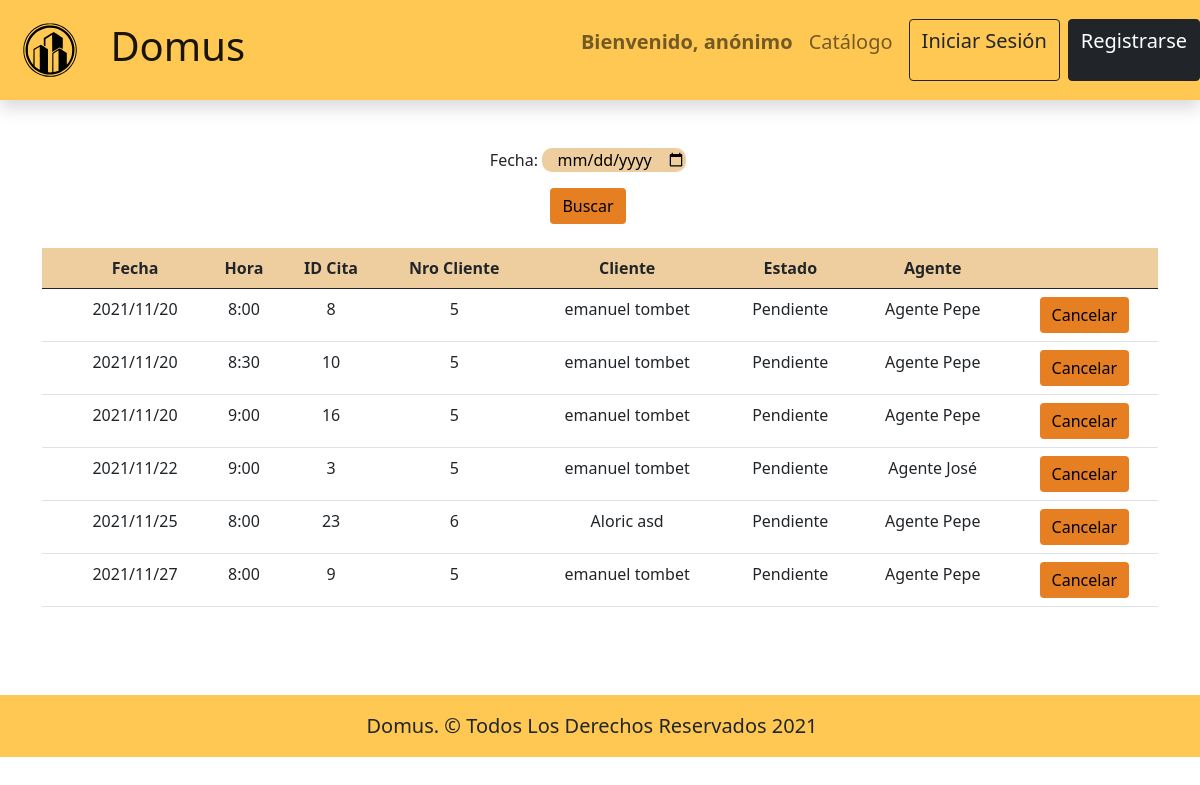
The page /Secretaria/turnos_dados on the database as committed earlier.
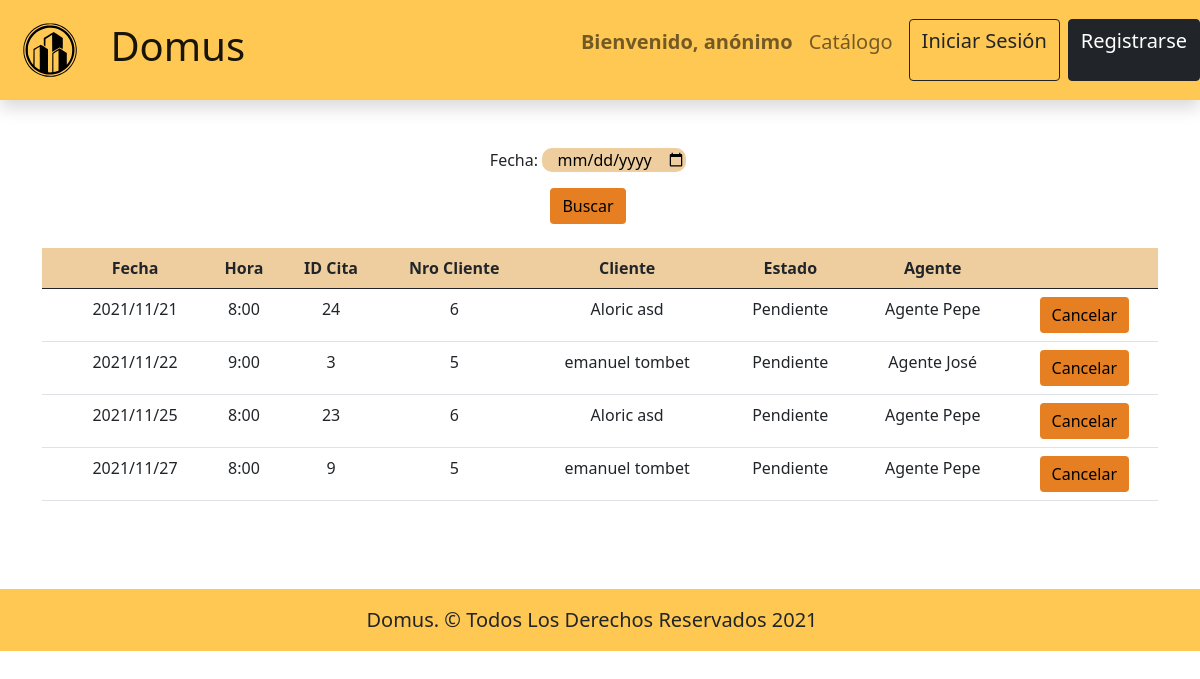
The same page on the database as committed later.
### aplicacion/models.py (models this page shows, shortened)
class Turno(models.Model):
    TURNOS_HORARIOS = (
        ("8:00", "8:00"),
        ("8:30", "8:30"),
        ("9:00", "9:00"),
        ("9:30", "9:30"),
        ("10:00", "10:00"),
        ("10:30", "10:30"),
        ("11:00", "11:00"),
        ("11:30", "11:30"),
    )
    agente = models.ForeignKey(Agente, on_delete=models.CASCADE, related_name="agente_turno")
    cliente = models.ForeignKey(Cliente, on_delete=models.CASCADE, related_name="cliente_turno")
    dia = models.CharField(max_length=255)
    hora = models.CharField(max_length=20, choices=TURNOS_HORARIOS)
    def getTurnosDados(fecha="all"):
        turnos_ordenados = Turno.objects.order_by('dia', 'hora')
        turnos_dados = []
        if fecha != "all":
            for turno in turnos_ordenados:
                if turno.dia.replace("/", "") == str(fecha).replace("-", ""):
                    turnos_dados.append(turno)
            return turnos_dados
        for turno in turnos_ordenados:
            turnos_dados.append(turno)
        return turnos_dados

class User(AbstractUser):
      class Tipos(models.TextChoices):
          ADMINISTRADOR = "ADMINISTRADOR", "Administrador"
          CLIENTE = "CLIENTE", 'Cliente'
          SECRETARIA = "SECRETARIA", 'Secretaria'
          CAJERA = "CAJERA", 'Cajera'
          EMP_MARKETING = "EMP_MARKETING", 'Empleado Marketing'
          JE_COMER = "JE_COMER", 'Jefe Comercialización'
          JE_ADM = "JE_ADM", 'Jefe Administración'
          GERENTE = "GERENTE", 'Gerente'
          AGENTE_INMOBILIARIO = "AGENTE_INMOBILIARIO", 'Agente Inmobiliario'
      tipo = models.CharField(_("Tipo"), max_length=50, choices=Tipos.choices, default=Tipos.CLIENTE)

### aplicacion/views.py (the view)
# urls.py: path("Secretaria/turnos_dados", TurnosDados, name="turnos_dados"),
def TurnosDados(request):
    context={}
    fecha_buscada = request.GET.get('fecha-buscar')
    if fecha_buscada:
        context.setdefault("turnos", Turno.getTurnosDados(fecha_buscada))
    else:
        context.setdefault("turnos", Turno.getTurnosDados())
    return render(request, 'Secretaria/turnosDados.html', context)

### templates/Secretaria/turnosDados.html (shortened to what this page needs)
{% load static %}
<!doctype html>
<html lang="en">
  <head>
   <link rel="stylesheet" href="https://use.fontawesome.com/releases/v5.6.1/css/all.css">
    <link href="https://cdn.jsdelivr.net/npm/bootstrap@5.0.2/dist/css/bootstrap.min.css" rel="stylesheet">
    <link href="https://cdn.jsdelivr.net/npm/bootstrap@5.0.2/dist/css/bootstrap.min.css" rel="stylesheet">
   <link rel="stylesheet" type="text/css" href="{% static 'css/headerYfooter/estilos.css' %}">
   <link rel="stylesheet" type="text/css" href="{% static 'css/General/Inputs/entradas.css' %}">
   <link rel="stylesheet" type="text/css" href="{% static 'css/Secretaria/Estilos.css' %}">
  </head>
  <body>
    {% include 'encabezado.html' %}
      <br><br>
    <div class="container">
      <div class="row">
        <form class="row" method="GET" action="">
          <div class="col text-center">
            <label for="Fecha">Fecha: </label>
            <input type="date" name="fecha-buscar" placeholder="" id="entrada">
            <div class="row mt-3">
              <div class="col text-center">
                <button class="btn"  id="botonE" type="submit">Buscar</button>
              </div>
            </div>
          </div>
        </form>
      </div>
      <div class="row mt-4">
        <div class="table-responsive">
          <table class="table">
            <thead id="tabla">
              <tr>
                <th scope="col"></th>
                <th scope="col">Fecha</th>
                <th scope="col">Hora</th>
                <th scope="col">ID Cita</th>
                <th scope="col">Nro Cliente</th>
                <th scope="col">Cliente</th>
                <th scope="col">Estado</th>
                <th scope="col">Agente</th>
                <th></th>
              </tr>
            </thead>
            <tbody>
              {% for turno in turnos %}
                <tr>
                  <th scope="row"></th>
                  <td>{{turno.dia}}</td>
                  <td>{{turno.hora}}</td>
                  <td>{{turno.id}}</td>
                  <td>{{turno.cliente.id}}</td>
                  <td>{{turno.cliente.first_name}} {{turno.cliente.last_name}}</td>
                  <td>Pendiente</td>
                  <td>{{turno.agente.first_name}}</td>
                  <td>
                      <a href="{% url 'cancelar_cita' turno.id %}" class="btn" id="botonE">Cancelar</a>
                  </td>
                </tr>
              {% endfor %}
            </tbody>
          </table>
        </div>
      </div>
    </div>
      <br><br><br>
      {% include 'pie_pagina.html' %}
    </body>
  </html>

### templates/encabezado.html (shortened to what this page needs)
<nav class="navbar navbar-expand-lg navbar-light sticky-top shadow" style="background-color: #ffc852;">
  <a class="navbar-brand fs-1" href="{% url 'Principal' %}">
    <img src="../static/img/logo.svg" alt="Logo Domus" width="100" height="100" class="d-inline-block align-text-center">
    Domus
  </a>
  <div class="collapse navbar-collapse" id="navbarTogglerDemo01">
  <div class="navbar-nav ms-auto text-center">
    {% if request.user.is_authenticated %}
      <p class="nav-link fs-5" href=""><b>Bienvenido, {{ user.username }}</b></p>
      <p class="nav-link fs-5" href=""><b>rol: {{ user.tipo }}</b></p>
    {% else %}
      <p class="nav-link fs-5" href="#"><b>Bienvenido, anónimo</b></p>
    {% endif %}
    <a class="nav-link fs-5" href="{% url 'internauta_Inmuebles' %}">Catálogo</a>
    {% if request.user.is_authenticated %}
    <a class="nav-link fs-5" aria-current="page" href="{% url 'logout' %}">Cerrar sesión</a>
  </div>
  <div class="d-flex flex-row justify-content-center">
    {% else %}
      <a href="{% url 'login' %}" class="btn btn-outline-dark me-2 ms-2 fs-5">Iniciar Sesión</a>
      <a href="{% url 'internauta_register' %}" class="btn btn-dark fs-5">Registrarse</a>
    {% endif %}
  </div>
  </div>
</nav>

### templates/pie_pagina.html (shortened to what this page needs)
   <footer class="w-100 d-flex align-items-center justify-content-center flex-wrap" style="background-color: #ffc852;">
    <p class="fs-5 px-3 pt-2 text-center mt-2">Domus. &copy; Todos Los Derechos Reservados 2021</p>
    <div>
      <a href="#"></a>
    </div>
  </footer>

### static/css/headerYfooter/estilos.css (style rules this page uses)
body { display: grid; grid-template-rows: auto auto auto auto; }
nav { height: 100px; }
table { text-align-last: center; }

### static/css/General/Inputs/entradas.css (style rules this page uses)
#botonE { background: rgb(230, 126, 34); color: black; border: rgb(186, 74, 0); position: relative; }
#entrada { border: none; position: relative; color: rgb(0, 0, 0); background-color: rgb(238, 206, 158); border-radius: 10px; text-align: center; }

### static/css/Secretaria/Estilos.css (style rules this page uses)
#tabla { background-color: rgb(238, 206, 158); }

Rows that differ between the two databases and show on the page:
removed Turno: dia "2021/11/20", hora "8:00", id "8", cliente.id "5", cliente.first_name "emanuel", cliente.last_name "tombet", agente.first_name "Agente Pepe"
removed Turno: dia "2021/11/20", hora "8:30", id "10", cliente.id "5", cliente.first_name "emanuel", cliente.last_name "tombet", agente.first_name "Agente Pepe"
removed Turno: dia "2021/11/20", hora "9:00", id "16", cliente.id "5", cliente.first_name "emanuel", cliente.last_name "tombet", agente.first_name "Agente Pepe"
added Turno: dia "2021/11/21", hora "8:00", id "24", cliente.id "6", cliente.first_name "Aloric", cliente.last_name "asd", agente.first_name "Agente Pepe"
